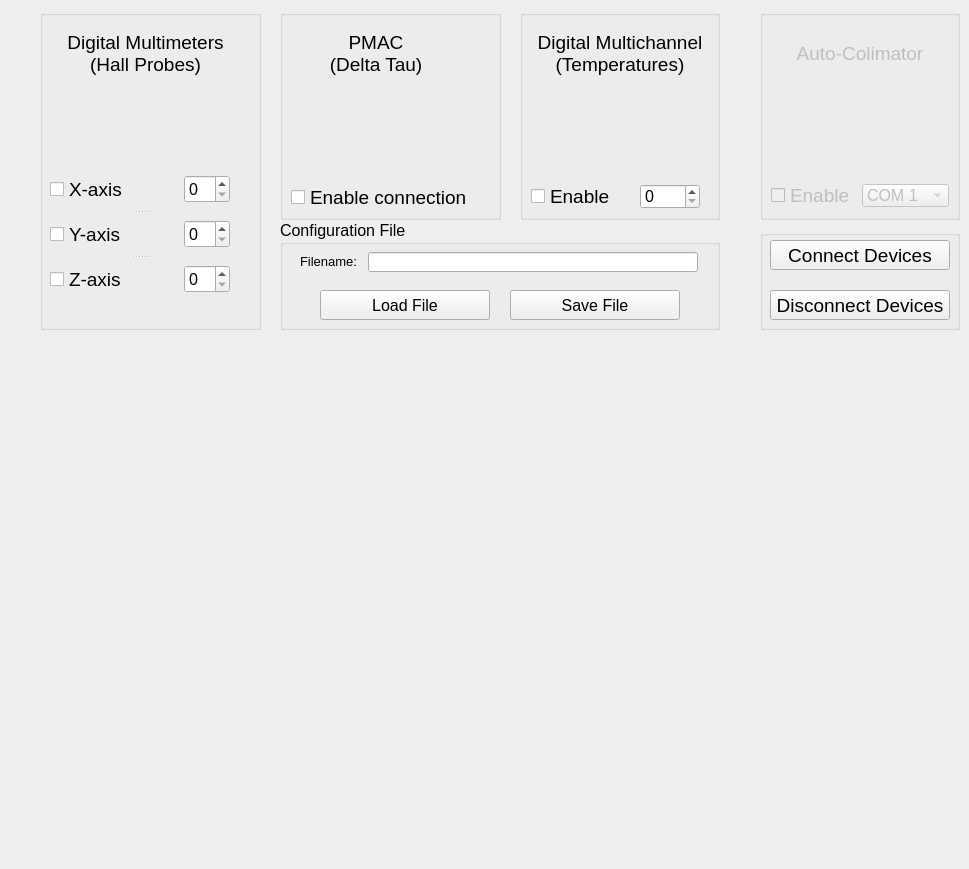
   <widget class="QWidget" name="tab">
    <attribute name="title">
     <string>Connection</string>
    </attribute>
    <widget class="QGroupBox" name="groupBox_3">
     <property name="geometry">
      <rect>
       <x>40</x>
       <y>10</y>
       <width>221</width>
       <height>320</height>
      </rect>
     </property>
     <property name="title">
      <string/>
     </property>
     <widget class="QLabel" name="label_128">
      <property name="geometry">
       <rect>
        <x>20</x>
        <y>20</y>
        <width>171</width>
        <height>46</height>
       </rect>
      </property>
      <property name="font">
       <font>
        <pointsize>14</pointsize>
       </font>
      </property>
      <property name="text">
       <string>Digital Multimeters
(Hall Probes)</string>
      </property>
      <property name="alignment">
       <set>Qt::AlignCenter</set>
      </property>
     </widget>
     <widget class="QLabel" name="label_4">
      <property name="geometry">
       <rect>
        <x>0</x>
        <y>90</y>
        <width>211</width>
        <height>57</height>
       </rect>
      </property>
      <property name="text">
       <string/>
      </property>
      <property name="pixmap">
       <pixmap resource="resource_file.qrc">:/Images/Images/3458a.png</pixmap>
      </property>
      <property name="scaledContents">
       <bool>false</bool>
      </property>
      <property name="alignment">
       <set>Qt::AlignCenter</set>
      </property>
     </widget>
     <widget class="QSplitter" name="splitter">
      <property name="geometry">
       <rect>
        <x>10</x>
        <y>159</y>
        <width>180</width>
        <height>131</height>
       </rect>
      </property>
      <property name="font">
       <font>
        <pointsize>12</pointsize>
       </font>
      </property>
      <property name="orientation">
       <enum>Qt::Vertical</enum>
      </property>
      <widget class="QWidget" name="layoutWidget">
       <layout class="QHBoxLayout" name="horizontalLayout" stretch="1,0">
        <property name="spacing">
         <number>15</number>
        </property>
        <item>
         <widget class="QCheckBox" name="cb_DMM_X">
          <property name="font">
           <font>
            <pointsize>14</pointsize>
           </font>
          </property>
          <property name="text">
           <string>X-axis</string>
          </property>
         </widget>
        </item>
        <item>
         <widget class="QSpinBox" name="sb_DMM_X_address">
          <property name="font">
           <font>
            <pointsize>12</pointsize>
           </font>
          </property>
          <property name="suffix">
           <string/>
          </property>
         </widget>
        </item>
       </layout>
      </widget>
      <widget class="QWidget" name="layoutWidget_2">
       <layout class="QHBoxLayout" name="horizontalLayout_2" stretch="1,0">
        <property name="spacing">
         <number>15</number>
        </property>
        <item>
         <widget class="QCheckBox" name="cb_DMM_Y">
          <property name="font">
           <font>
            <pointsize>14</pointsize>
           </font>
          </property>
          <property name="text">
           <string>Y-axis</string>
          </property>
         </widget>
        </item>
        <item>
         <widget class="QSpinBox" name="sb_DMM_Y_address">
          <property name="font">
           <font>
            <pointsize>12</pointsize>
           </font>
          </property>
         </widget>
        </item>
       </layout>
      </widget>
      <widget class="QWidget" name="layoutWidget_3">
       <layout class="QHBoxLayout" name="horizontalLayout_3" stretch="1,0">
        <property name="spacing">
         <number>15</number>
        </property>
        <item>
         <widget class="QCheckBox" name="cb_DMM_Z">
          <property name="font">
           <font>
            <pointsize>14</pointsize>
           </font>
          </property>
          <property name="text">
           <string>Z-axis</string>
          </property>
         </widget>
        </item>
        <item>
         <widget class="QSpinBox" name="sb_DMM_Z_address">
          <property name="font">
           <font>
            <pointsize>12</pointsize>
           </font>
          </property>
         </widget>
        </item>
       </layout>
      </widget>
     </widget>
    </widget>
    <widget class="QGroupBox" name="groupBox_4">
     <property name="geometry">
      <rect>
       <x>280</x>
       <y>10</y>
       <width>221</width>
       <height>210</height>
      </rect>
     </property>
     <property name="title">
      <string/>
     </property>
     <widget class="QLabel" name="label_5">
      <property name="geometry">
       <rect>
        <x>16</x>
        <y>90</y>
        <width>170</width>
        <height>60</height>
       </rect>
      </property>
      <property name="text">
       <string/>
      </property>
      <property name="pixmap">
       <pixmap resource="resource_file.qrc">:/Images/Images/pmac.jpg</pixmap>
      </property>
      <property name="scaledContents">
       <bool>true</bool>
      </property>
      <property name="alignment">
       <set>Qt::AlignCenter</set>
      </property>
     </widget>
     <widget class="QLabel" name="label_130">
      <property name="geometry">
       <rect>
        <x>50</x>
        <y>20</y>
        <width>92</width>
        <height>46</height>
       </rect>
      </property>
      <property name="font">
       <font>
        <pointsize>14</pointsize>
       </font>
      </property>
      <property name="text">
       <string>PMAC
(Delta Tau)</string>
      </property>
      <property name="alignment">
       <set>Qt::AlignCenter</set>
      </property>
     </widget>
     <widget class="QCheckBox" name="cb_PMAC_enable">
      <property name="geometry">
       <rect>
        <x>11</x>
        <y>179</y>
        <width>191</width>
        <height>16</height>
       </rect>
      </property>
      <property name="font">
       <font>
        <pointsize>14</pointsize>
       </font>
      </property>
      <property name="text">
       <string>Enable connection</string>
      </property>
     </widget>
    </widget>
    <widget class="QGroupBox" name="groupBox_5">
     <property name="geometry">
      <rect>
       <x>520</x>
       <y>10</y>
       <width>200</width>
       <height>210</height>
      </rect>
     </property>
     <property name="title">
      <string/>
     </property>
     <widget class="QLabel" name="label_129">
      <property name="geometry">
       <rect>
        <x>10</x>
        <y>20</y>
        <width>180</width>
        <height>46</height>
       </rect>
      </property>
      <property name="font">
       <font>
        <pointsize>14</pointsize>
       </font>
      </property>
      <property name="text">
       <string>Digital Multichannel
(Temperatures)</string>
      </property>
      <property name="alignment">
       <set>Qt::AlignCenter</set>
      </property>
     </widget>
     <widget class="QLabel" name="label_6">
      <property name="geometry">
       <rect>
        <x>10</x>
        <y>80</y>
        <width>180</width>
        <height>70</height>
       </rect>
      </property>
      <property name="text">
       <string/>
      </property>
      <property name="pixmap">
       <pixmap resource="resource_file.qrc">:/Images/Images/34970A.jpg</pixmap>
      </property>
      <property name="scaledContents">
       <bool>true</bool>
      </property>
      <property name="alignment">
       <set>Qt::AlignCenter</set>
      </property>
     </widget>
     <widget class="QCheckBox" name="cb_Multichannel_enable">
      <property name="geometry">
       <rect>
        <x>11</x>
        <y>173</y>
        <width>91</width>
        <height>27</height>
       </rect>
      </property>
      <property name="font">
       <font>
        <pointsize>14</pointsize>
       </font>
      </property>
      <property name="text">
       <string>Enable</string>
      </property>
     </widget>
     <widget class="QSpinBox" name="sb_Multichannel_address">
      <property name="geometry">
       <rect>
        <x>120</x>
        <y>174</y>
        <width>60</width>
        <height>25</height>
       </rect>
      </property>
      <property name="font">
       <font>
        <pointsize>12</pointsize>
       </font>
      </property>
      <property name="suffix">
       <string/>
      </property>
     </widget>
    </widget>
    <widget class="QGroupBox" name="groupBox_6">
     <property name="enabled">
      <bool>false</bool>
     </property>
     <property name="geometry">
      <rect>
       <x>760</x>
       <y>10</y>
       <width>200</width>
       <height>210</height>
      </rect>
     </property>
     <property name="title">
      <string/>
     </property>
     <widget class="QLabel" name="label_131">
      <property name="geometry">
       <rect>
        <x>10</x>
        <y>20</y>
        <width>180</width>
        <height>46</height>
       </rect>
      </property>
      <property name="font">
       <font>
        <pointsize>14</pointsize>
       </font>
      </property>
      <property name="text">
       <string>Auto-Colimator</string>
      </property>
      <property name="alignment">
       <set>Qt::AlignCenter</set>
      </property>
     </widget>
     <widget class="QLabel" name="label_7">
      <property name="geometry">
       <rect>
        <x>46</x>
        <y>60</y>
        <width>100</width>
        <height>100</height>
       </rect>
      </property>
      <property name="text">
       <string/>
      </property>
      <property name="pixmap">
       <pixmap resource="resource_file.qrc">:/Images/Images/elcomat.jpg</pixmap>
      </property>
      <property name="scaledContents">
       <bool>true</bool>
      </property>
      <property name="alignment">
       <set>Qt::AlignCenter</set>
      </property>
     </widget>
     <widget class="QComboBox" name="cb_Autocolimator_port">
      <property name="geometry">
       <rect>
        <x>102</x>
        <y>174</y>
        <width>87</width>
        <height>23</height>
       </rect>
      </property>
      <property name="font">
       <font>
        <pointsize>12</pointsize>
       </font>
      </property>
      <item>
       <property name="text">
        <string>COM 1</string>
       </property>
      </item>
      <item>
       <property name="text">
        <string>COM 2</string>
       </property>
      </item>
      <item>
       <property name="text">
        <string>COM 3</string>
       </property>
      </item>
      <item>
       <property name="text">
        <string>COM 4</string>
       </property>
      </item>
      <item>
       <property name="text">
        <string>COM 5</string>
       </property>
      </item>
      <item>
       <property name="text">
        <string>COM 6</string>
       </property>
      </item>
      <item>
       <property name="text">
        <string>COM 7</string>
       </property>
      </item>
      <item>
       <property name="text">
        <string>COM 8</string>
       </property>
      </item>
      <item>
       <property name="text">
        <string>COM 9</string>
       </property>
      </item>
      <item>
       <property name="text">
        <string>COM 10</string>
       </property>
      </item>
      <item>
       <property name="text">
        <string>COM 11</string>
       </property>
      </item>
      <item>
       <property name="text">
        <string>COM 12</string>
       </property>
      </item>
      <item>
       <property name="text">
        <string>COM 13</string>
       </property>
      </item>
      <item>
       <property name="text">
        <string>COM 14</string>
       </property>
      </item>
      <item>
       <property name="text">
        <string>COM 15</string>
       </property>
      </item>
     </widget>
     <widget class="QCheckBox" name="cb_Autocolimator_enable">
      <property name="geometry">
       <rect>
        <x>11</x>
        <y>172</y>
        <width>91</width>
        <height>27</height>
       </rect>
      </property>
      <property name="font">
       <font>
        <pointsize>14</pointsize>
       </font>
      </property>
      <property name="text">
       <string>Enable</string>
      </property>
     </widget>
    </widget>
    <widget class="QGroupBox" name="groupBox_7">
     <property name="geometry">
      <rect>
       <x>280</x>
       <y>220</y>
       <width>440</width>
       <height>110</height>
      </rect>
     </property>
     <property name="font">
      <font>
       <pointsize>12</pointsize>
      </font>
     </property>
     <property name="title">
      <string>Configuration File</string>
     </property>
     <widget class="QLineEdit" name="le_filenameconfig">
      <property name="geometry">
       <rect>
        <x>88</x>
        <y>32</y>
        <width>330</width>
        <height>20</height>
       </rect>
      </property>
      <property name="font">
       <font>
        <family>MS Shell Dlg 2</family>
        <pointsize>8</pointsize>
        <weight>50</weight>
        <italic>false</italic>
        <bold>false</bold>
       </font>
      </property>
      <property name="styleSheet">
       <string notr="true">font: 8pt &quot;MS Shell Dlg 2&quot;;</string>
      </property>
      <property name="text">
       <string/>
      </property>
      <property name="readOnly">
       <bool>true</bool>
      </property>
     </widget>
     <widget class="QLabel" name="label_3">
      <property name="geometry">
       <rect>
        <x>20</x>
        <y>33</y>
        <width>61</width>
        <height>16</height>
       </rect>
      </property>
      <property name="font">
       <font>
        <pointsize>10</pointsize>
       </font>
      </property>
      <property name="text">
       <string>Filename: </string>
      </property>
     </widget>
     <widget class="QPushButton" name="pb_saveconfigfile">
      <property name="geometry">
       <rect>
        <x>230</x>
        <y>70</y>
        <width>170</width>
        <height>30</height>
       </rect>
      </property>
      <property name="font">
       <font>
        <pointsize>12</pointsize>
       </font>
      </property>
      <property name="text">
       <string>Save File</string>
      </property>
     </widget>
     <widget class="QPushButton" name="pb_loadconfigfile">
      <property name="geometry">
       <rect>
        <x>40</x>
        <y>70</y>
        <width>170</width>
        <height>30</height>
       </rect>
      </property>
      <property name="font">
       <font>
        <pointsize>12</pointsize>
       </font>
      </property>
      <property name="text">
       <string>Load File</string>
      </property>
     </widget>
    </widget>
    <widget class="QGroupBox" name="groupBox_8">
     <property name="geometry">
      <rect>
       <x>760</x>
       <y>230</y>
       <width>200</width>
       <height>100</height>
      </rect>
     </property>
     <property name="title">
      <string/>
     </property>
     <widget class="QPushButton" name="pb_connectdevices">
      <property name="geometry">
       <rect>
        <x>10</x>
        <y>10</y>
        <width>180</width>
        <height>30</height>
       </rect>
      </property>
      <property name="font">
       <font>
        <pointsize>14</pointsize>
       </font>
      </property>
      <property name="text">
       <string>Connect Devices</string>
      </property>
     </widget>
     <widget class="QPushButton" name="pb_disconnectdevices">
      <property name="geometry">
       <rect>
        <x>10</x>
        <y>60</y>
        <width>180</width>
        <height>30</height>
       </rect>
      </property>
      <property name="font">
       <font>
        <pointsize>14</pointsize>
       </font>
      </property>
      <property name="text">
       <string>Disconnect Devices</string>
      </property>
     </widget>
    </widget>
    <widget class="QLabel" name="label_10">
     <property name="geometry">
      <rect>
       <x>150</x>
       <y>340</y>
       <width>670</width>
       <height>520</height>
      </rect>
     </property>
     <property name="text">
      <string/>
     </property>
     <property name="pixmap">
      <pixmap resource="resource_file.qrc">:/Images/Images/bench.PNG</pixmap>
     </property>
     <property name="scaledContents">
      <bool>true</bool>
     </property>
    </widget>
   </widget>
